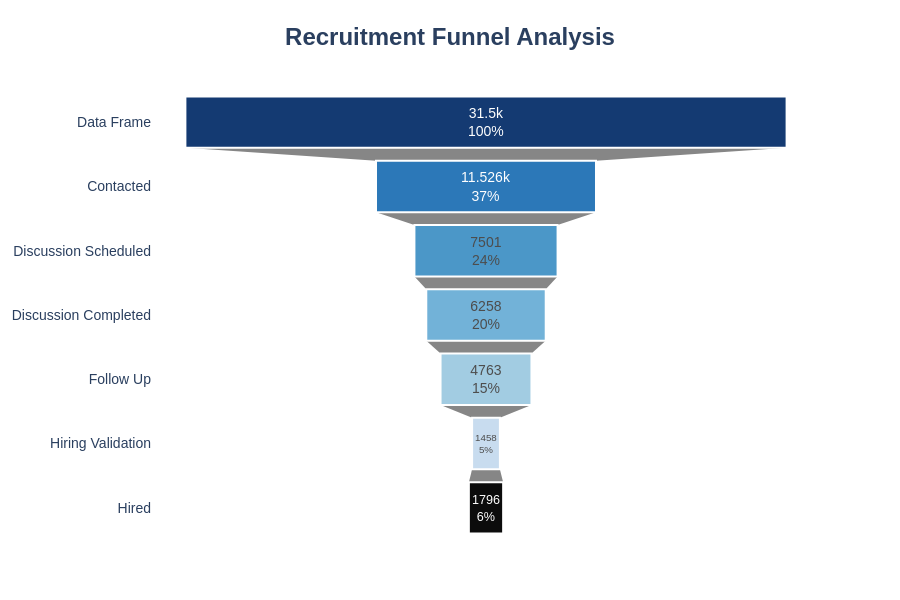

This figure's notebook cell:
### Code cell
# Funnel Chart
import plotly.graph_objects as go

fig = go.Figure(go.Funnel(
    y=funnel_df['Stage'],
    x=funnel_df['Candidates'],
    textinfo='value+percent initial',
    textposition='inside',
    marker=dict(
        color=[
            '#08306B',
            '#2171B5',
            '#4292C6',
            '#6BAED6',
            '#9ECAE1',
            '#C6DBEF'
        ],
        line=dict(color='white', width=2)
    ),
    opacity=0.95
))

fig.update_layout(
    title={
        'text':'<b>Recruitment Funnel Analysis</b>',
        'x':0.5,
        'font':dict(size=24)
    },
    font=dict(
        family='Arial',
        size=14
    ),
    plot_bgcolor='white',
    paper_bgcolor='white',
    margin=dict(l=80, r=80, t=90, b=60),
    width=900,
    height=600
)

fig.show()

### Figure 1 — Plotly figure (JSON) as saved in the notebook; plotly's stock layout.template omitted (floating-point values rounded to 4 significant figures)
{"data": [{"marker": {"color": ["#08306B", "#2171B5", "#4292C6", "#6BAED6", "#9ECAE1", "#C6DBEF"], "line": {"color": "white", "width": 2}}, "opacity": 0.95, "textinfo": "value+percent initial", "textposition": "inside", "type": "funnel", "x": [31500, 11526, 7501, 6258, 4763, 1458, 1796], "y": ["Data Frame", "Contacted", "Discussion Scheduled", "Discussion Completed", "Follow Up", "Hiring Validation", "Hired"]}], "layout": {"font": {"family": "Arial", "size": 14}, "height": 600, "margin": {"b": 60, "l": 80, "r": 80, "t": 90}, "paper_bgcolor": "white", "plot_bgcolor": "white", "title": {"font": {"size": 24}, "text": "<b>Recruitment Funnel Analysis</b>", "x": 0.5}, "width": 900}}
